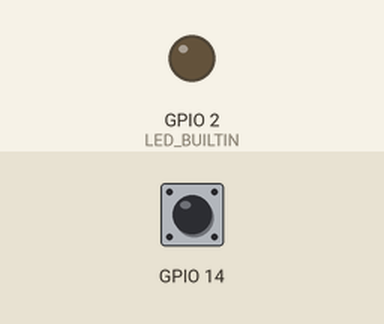
This sketch was run on a simulated ESP32. Shown: output pins drawn as LEDs (lit = HIGH). The inputs (shaded band) are chosen by the test bench; at power-on: GPIO 14 HIGH.

Above: at 1.2 s.
1.3 s: GPIO 14 pulled LOW for 0.15 s
At 1.37 s:
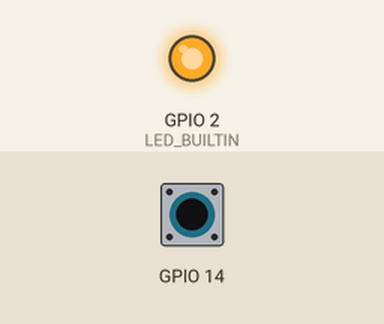
2.9 s: GPIO 14 pulled LOW for 3.2 s
At 6.8 s:
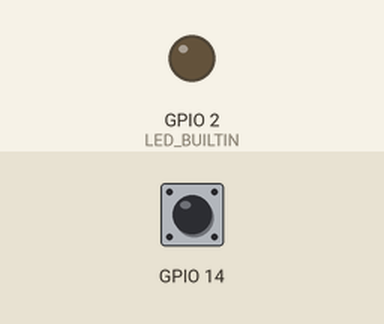
Timing chart, 0 to 8.3 s (numbered marks = the images above; inputs shaded):
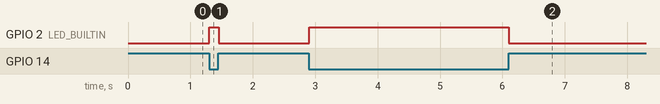

Measured:
- after the input at 1.3 s, GPIO 2 (LED_BUILTIN): LOW → HIGH at once, → LOW 0.15 s later
- after the input at 2.9 s, GPIO 2 (LED_BUILTIN): LOW → HIGH at once, → LOW 3.2 s later

The sketch:

capacitive_touch_input.ino
```cpp
void setup()
{
  Serial.begin(9600);
  pinMode(LED_BUILTIN,OUTPUT);
}

void loop()
{
  int a = touchRead(14);
  if ( a < 40) digitalWrite(LED_BUILTIN,HIGH);
  else digitalWrite(LED_BUILTIN,LOW);
  //Serial.println(a);
  //delay(1000);
}
```
